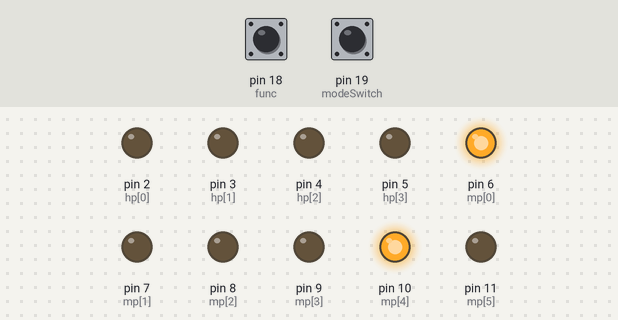
A sketch run on a simulated Arduino Uno, built with avr-gcc and run on an emulated ATmega328P. Shown: output pins drawn as LEDs (lit = HIGH). The inputs (shaded band) are chosen by the test bench; at power-on: pin 19 (modeSwitch) HIGH, pin 18 (func) HIGH. The local clock reads 2024-03-15 10:24:30 at power-on unless the sketch sets it.

Above: at 4.3 s.
4.4 s: pin 19 (modeSwitch) pulled LOW for 0.15 s
At 5.4 s:
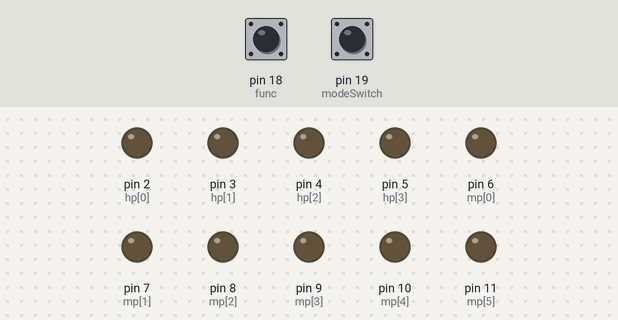
6.0 s: pin 18 (func) driven LOW and pin 19 (modeSwitch) driven LOW
At 6.6 s:
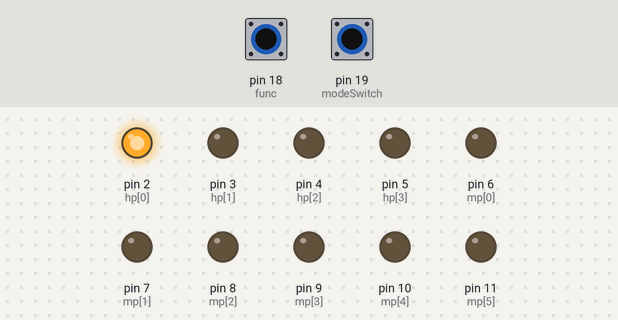
7.5 s: pin 18 (func) pulsed HIGH 5 times (0.12 s each, 0.3 s apart)
At 9.5 s:
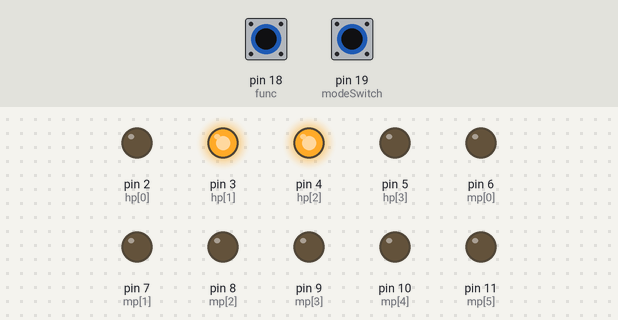
Timing chart, 0 to 11.0 s (numbered marks = the images above; inputs shaded):
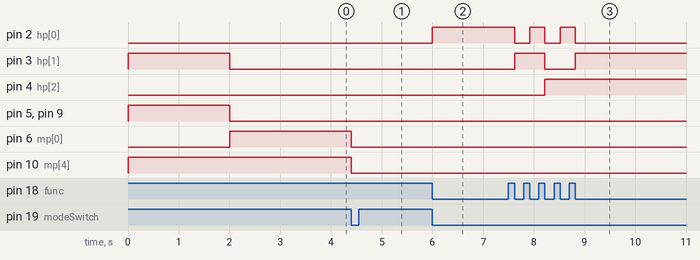

Measured:
- after the input at 4.4 s, pin 6 (mp[0]), pin 10 (mp[4]): HIGH → LOW at once
- after the input at 6.0 s, pin 2 (hp[0]): LOW → HIGH at once
- after the input at 7.5 s, pin 2 (hp[0]): alternates HIGH for 0.30 s and LOW for 0.30 s, 5 changes in all, then stays LOW, starting after 0.12 s; pin 3 (hp[1]): LOW → HIGH after 0.12 s, → LOW 0.60 s later, → HIGH 0.60 s later; pin 4 (hp[2]): LOW → HIGH after 0.72 s

The sketch:

theBinary.ino
```cpp
#include<Wire.h>
#include"RTClib.h" // by NeiroN


const byte CLK = 16;
const byte IO = 15;
const byte CE = 14;

const byte modeSwitch = 19;
const byte func = 18;

const byte hl = 4;
const byte ml = 6;
const byte al = 10;

byte hp[] = {2, 3, 4, 5};
byte mp[] = {6, 7, 8, 9, 10, 11};
byte ap[] = {2, 3, 4, 5, 6, 7, 8, 9, 10, 11};

int count = 0;
bool mode = true;

DS1302 rtc(CE, CLK, IO);

void setup () {
  pinMode (modeSwitch, INPUT);
  pinMode (func, INPUT);

  for(byte i=0; i<hl; i++){
    pinMode(hp[i], OUTPUT);
  }

  for(byte i=0; i<ml; i++){
    pinMode(mp[i], OUTPUT);
  }

  //Serial.begin(9600);
  Wire.begin();
  rtc.begin();

  //rtc.adjust(DateTime(__DATE__, __TIME__));
  if (! rtc.isrunning()) {
    //Serial.println("RTC is NOT running!");
    // following line sets the RTC to the date & time this sketch was compiled
    rtc.adjust(DateTime(__DATE__, __TIME__));
  }
}

void loop () {
  if(mode)timer();
  if(!mode)counter();
  modeCheck();
}

void timer(){
  digitalWrite(CE, HIGH);
  DateTime data = rtc.now();
  digitalWrite(CE, LOW);
  TimeDisplay(data);


  if(digitalRead(func)){                            //ustawianie zegara
    delay(2000);
    if(digitalRead(func)){
      DateTime setData= new DateTime(1514790000);      // godzina default po wejściu w ust. zeg.
      TimeDisplay(setData);                            // 2018-01-01 07:00:00
      delay(500);                                      // czas na zauważenie że poszło
      while(!digitalRead(modeSwitch)){
        while(digitalRead(func)){
          setData = DateTime(setData.unixtime() + 60); // zmiana godziny za każdym krokiem.
          TimeDisplay(setData);
          delay(150);                                  // czas trwania kroku
        }
        delay(10);
      }


      digitalWrite(CE, HIGH);
      rtc.adjust(setData);                             //po zakończeniu beczki upload godz do rtc
      digitalWrite(CE, HIGH);
    }
  }

  /*Serial.print(now.year(), DEC);
  Serial.print('/');
  Serial.print(now.month(), DEC);
  Serial.print('/');
  Serial.print(now.day(), DEC);
  Serial.print(' ');
  Serial.print(now.hour(), DEC);
  Serial.print(':');
  Serial.print(now.minute(), DEC);
  Serial.print(':');
  Serial.print(now.second(), DEC);
  Serial.println();*/

  delay(1000);
}

void TimeDisplay(DateTime data){

  byte h = data.hour();
  byte m = data.minute();

  if(h>12)h=h-12;

  for(byte i=0; i<hl; i++){
    byte state = bitRead(h, i);
    digitalWrite(hp[i], state);
    //Serial.print(state);
  }
  //Serial.println();

  for(byte i=0; i<ml; i++){
    byte state = bitRead(m, i);
    digitalWrite(mp[i], state);
    //Serial.print(state);
  }
  //Serial.println();

}

void counter(){
  for(byte i=0; i<al; i++){
    byte state = bitRead(count, i);
    digitalWrite(ap[i], state);
    //Serial.print(state);
  }
  //Serial.println();
  delay(100);
  if(digitalRead(func)){
    count++;
    while(digitalRead(func));
  }
}

void modeCheck(){
  if(digitalRead(modeSwitch)){
    mode=!mode;
    count=0;
    while(digitalRead(modeSwitch));
  }
}
```
